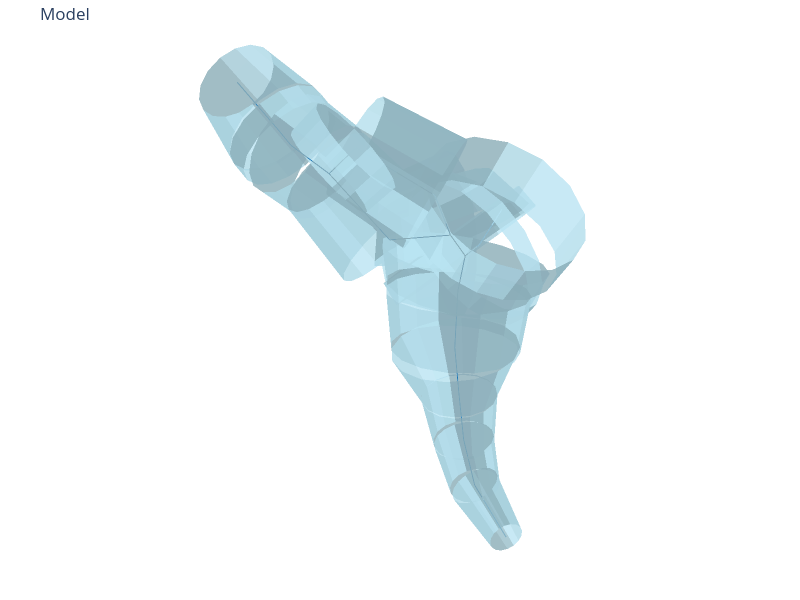

Write notebook code for a chart like this one.
### Code cell
morph.scale_radii_to_match_mesh(
    mm.mesh, metric="surface_area", account_for_overlaps=False
)

# save normalized to file
swc_filepath = (
    f"{swc_out_dir}/TS{spine_idx}_mel{params["max_edge_length"]}_norm.swc"
)
morph.to_swc_file(swc_filepath)

# load and plot
swc_model = SWCModel.from_swc_file(swc_filepath)
swc_model.print_attributes(node_info=False, edge_info=False)
title = f"TS{spine_idx}_s{params["max_edge_length"]}"
fig = plot_model(
    swc_model=swc_model,
    slider=False,
    title="",
    width=800,
    height=600,
    hide_axes=True,
)
fig.update_layout(
    scene=dict(
        camera=dict(
            eye={"x": eye_coord[0], "y": eye_coord[1], "z": eye_coord[2]},
            projection=dict(type="perspective"),
        ),
        aspectmode="data",  # or 'cube', 'auto', 'manual'
    )
)
fig.show()

# validator = Validation(mm, skeleton, morph)
# validator.full_validation()

### Figure 1 — Plotly figure (JSON) as saved in the notebook; plotly's stock layout.template omitted (floating-point values rounded to 4 significant figures; data arrays with more than 128 entries replaced by an {"elided": "..."} marker saying what was removed)
{"data": [{"color": "lightblue", "flatshading": true, "i": {"elided": "544 int values"}, "j": {"elided": "544 int values"}, "k": {"elided": "544 int values"}, "name": "frusta", "opacity": 0.8, "type": "mesh3d", "x": {"elided": "544 float values"}, "y": {"elided": "544 float values"}, "z": {"elided": "544 float values"}}, {"line": {"color": "#1f77b4", "width": 2}, "mode": "lines", "name": "centroid", "type": "scatter3d", "x": [8947.0, 8929.0, null, 8929.0, 8922.0, null, 8922.0, 8905.0, null, 8905.0, 8875.0, null, 8875.0, 8833.0, null, 8833.0, 8824.0, null, 8833.0, 8840.0, null, 8824.0, 8824.0, null, 8824.0, 8812.0, null, 8824.0, 8817.0, null, 8817.0, 8804.0, null, 8804.0, 8788.0, null, 8788.0, 8769.0, null, 8769.0, 8736.0, null, 8812.0, 8785.0, null, 8840.0, 8887.0, null, 8887.0, 8905.0, null], "y": [2725.0, 2757.0, null, 2757.0, 2766.0, null, 2766.0, 2793.0, null, 2793.0, 2829.0, null, 2829.0, 2848.0, null, 2848.0, 2854.0, null, 2848.0, 2838.0, null, 2854.0, 2845.0, null, 2854.0, 2856.0, null, 2845.0, 2835.0, null, 2835.0, 2824.0, null, 2824.0, 2811.0, null, 2811.0, 2805.0, null, 2805.0, 2810.0, null, 2856.0, 2851.0, null, 2838.0, 2802.0, null, 2802.0, 2793.0, null], "z": [2689.0, 2650.0, null, 2650.0, 2637.0, null, 2637.0, 2614.0, null, 2614.0, 2565.0, null, 2565.0, 2569.0, null, 2569.0, 2554.0, null, 2569.0, 2599.0, null, 2554.0, 2527.0, null, 2554.0, 2562.0, null, 2527.0, 2483.0, null, 2483.0, 2443.0, null, 2443.0, 2401.0, null, 2401.0, 2357.0, null, 2357.0, 2305.0, null, 2562.0, 2590.0, null, 2599.0, 2634.0, null, 2634.0, 2614.0, null]}], "layout": {"height": 600, "margin": {"b": 0, "l": 0, "r": 0, "t": 40}, "scene": {"aspectmode": "data", "camera": {"eye": {"x": 1, "y": 1.409, "z": 0.1233}, "projection": {"type": "perspective"}}, "xaxis": {"visible": false}, "yaxis": {"visible": false}, "zaxis": {"visible": false}}, "showlegend": false, "title": {"text": "Model"}, "width": 800}}
